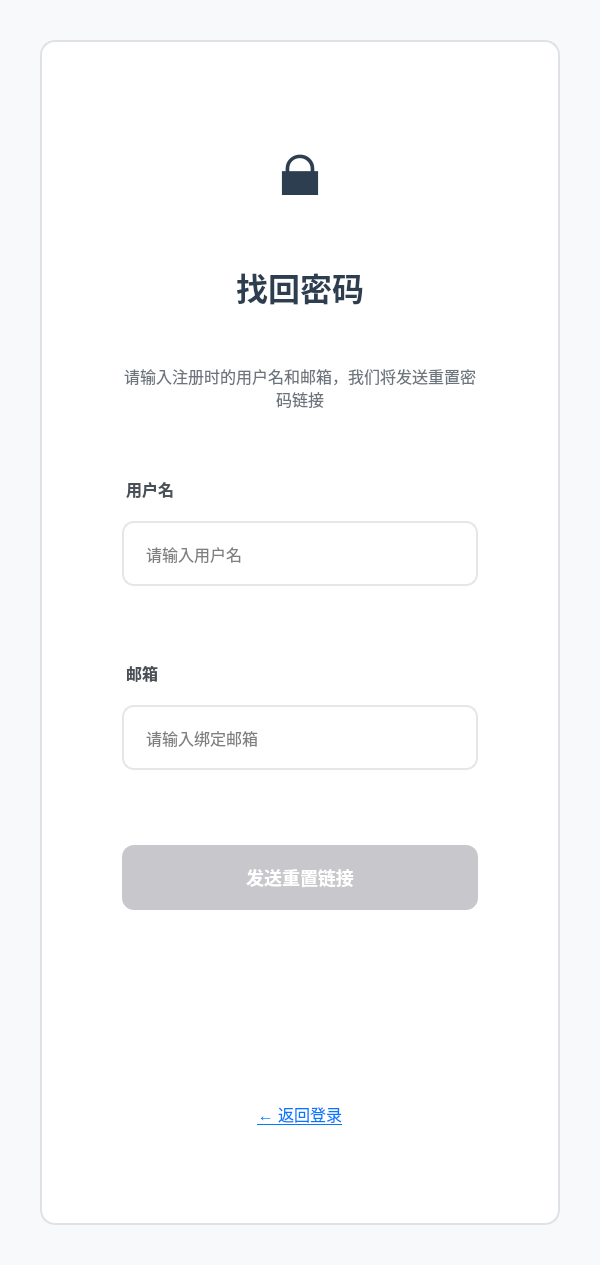
<?xml version="1.0" encoding="UTF-8"?>
<ui version="4.0">
 <class>ForgotPasswordDialog</class>
 <widget class="QDialog" name="ForgotPasswordDialog">
  <property name="geometry">
   <rect>
    <x>0</x>
    <y>0</y>
    <width>600</width>
    <height>700</height>
   </rect>
  </property>
  <property name="windowTitle">
   <string>HospAI - 忘记密码</string>
  </property>
  <property name="modal">
   <bool>true</bool>
  </property>
  <property name="styleSheet">
   <string>QDialog {
    background-color: #f8f9fa;
}

QFrame#resetContainer {
    background: white;
    border: 2px solid #dee2e6;
    border-radius: 15px;
    padding: 30px;
}

QLabel#logoLabel {
    font-size: 80px;
    color: #2c3e50;
    margin: 10px 0 15px 0;
    min-height: 90px;
}

QLabel#titleLabel {
    font-size: 32px;
    font-weight: bold;
    color: #2c3e50;
    margin: 10px 0 15px 0;
    min-height: 40px;
}

QLabel#subtitleLabel {
    font-size: 16px;
    color: #6c757d;
    margin: 10px 0 20px 0;
    line-height: 1.6;
    min-height: 50px;
}

QLabel#formLabel {
    font-size: 16px;
    font-weight: bold;
    color: #495057;
    margin: 15px 0 8px 0;
}

QLabel#usernameLabel {
    font-size: 16px;
    font-weight: bold;
    color: #495057;
    margin: 15px 0 8px 0;
}

QLabel#emailLabel {
    font-size: 16px;
    font-weight: bold;
    color: #495057;
    margin: 25px 0 8px 0;
}

QLineEdit {
    padding: 18px 20px;
    border: 2px solid #E5E5EA;
    border-radius: 12px;
    font-size: 16px;
    background-color: white;
    min-height: 25px;
    margin: 0 0 20px 0;
}

QLineEdit:focus {
    outline: none;
    border-color: #007AFF;
    background-color: #ffffff;
}

QLineEdit:hover {
    border-color: #B3B3BB;
}

QPushButton#resetBtn {
    width: 100%;
    background-color: #007AFF;
    color: white;
    border: none;
    border-radius: 12px;
    padding: 20px;
    font-size: 18px;
    font-weight: bold;
    margin: 25px 0 15px 0;
    min-height: 25px;
}

QPushButton#resetBtn:hover:enabled {
    background-color: #0056CC;
}

QPushButton#resetBtn:pressed:enabled {
    background-color: #004085;
}

QPushButton#resetBtn:disabled {
    background-color: #C7C7CC;
    color: #ffffff;
}

QPushButton#backLink {
    background: transparent;
    border: none;
    color: #007AFF;
    font-size: 16px;
    text-decoration: underline;
    padding: 12px;
    margin: 15px 0;
}

QPushButton#backLink:hover {
    color: #0056CC;
}

QLabel#messageLabel {
    padding: 15px 20px;
    border-radius: 10px;
    font-size: 16px;
    margin: 20px 0;
    min-height: 20px;
}

QLabel#messageLabel[type="success"] {
    background-color: #e8f5e8;
    color: #2e7d32;
    border: 1px solid #c8e6c9;
}

QLabel#messageLabel[type="error"] {
    background-color: #ffebee;
    color: #c62828;
    border: 1px solid #ffcdd2;
}
</string>
  </property>
  <layout class="QVBoxLayout" name="mainLayout">
   <property name="spacing">
    <number>0</number>
   </property>
   <property name="leftMargin">
    <number>40</number>
   </property>
   <property name="topMargin">
    <number>40</number>
   </property>
   <property name="rightMargin">
    <number>40</number>
   </property>
   <property name="bottomMargin">
    <number>40</number>
   </property>
   <item>
    <spacer name="topSpacer">
     <property name="orientation">
      <enum>Qt::Vertical</enum>
     </property>
     <property name="sizeType">
      <enum>QSizePolicy::Expanding</enum>
     </property>
     <property name="sizeHint" stdset="0">
      <size>
       <width>20</width>
       <height>40</height>
      </size>
     </property>
    </spacer>
   </item>
   <item>
    <widget class="QFrame" name="resetContainer">
     <property name="frameShape">
      <enum>QFrame::StyledPanel</enum>
     </property>
     <property name="frameShadow">
      <enum>QFrame::Raised</enum>
     </property>
     <layout class="QVBoxLayout" name="containerLayout">
      <property name="spacing">
       <number>30</number>
      </property>
      <property name="leftMargin">
       <number>50</number>
      </property>
      <property name="topMargin">
       <number>40</number>
      </property>
      <property name="rightMargin">
       <number>50</number>
      </property>
      <property name="bottomMargin">
       <number>40</number>
      </property>
      <item>
       <widget class="QLabel" name="logoLabel">
        <property name="text">
         <string>🔒</string>
        </property>
        <property name="alignment">
         <set>Qt::AlignCenter</set>
        </property>
       </widget>
      </item>
      <item>
       <widget class="QLabel" name="titleLabel">
        <property name="text">
         <string>找回密码</string>
        </property>
        <property name="alignment">
         <set>Qt::AlignCenter</set>
        </property>
       </widget>
      </item>
      <item>
       <widget class="QLabel" name="subtitleLabel">
        <property name="text">
         <string>请输入注册时的用户名和邮箱，我们将发送重置密码链接</string>
        </property>
        <property name="alignment">
         <set>Qt::AlignCenter</set>
        </property>
        <property name="wordWrap">
         <bool>true</bool>
        </property>
       </widget>
      </item>
      <item>
       <spacer name="headerSpacer">
        <property name="orientation">
         <enum>Qt::Vertical</enum>
        </property>
        <property name="sizeHint" stdset="0">
         <size>
          <width>20</width>
          <height>25</height>
         </size>
        </property>
       </spacer>
      </item>
      <item>
       <layout class="QVBoxLayout" name="formLayout">
        <property name="spacing">
         <number>30</number>
        </property>
        <item>
         <layout class="QVBoxLayout" name="usernameLayout">
          <property name="spacing">
           <number>12</number>
          </property>
          <item>
           <widget class="QLabel" name="usernameLabel">
            <property name="text">
             <string>用户名</string>
            </property>
           </widget>
          </item>
          <item>
           <widget class="QLineEdit" name="usernameEdit">
            <property name="placeholderText">
             <string>请输入用户名</string>
            </property>
           </widget>
          </item>
         </layout>
        </item>
        <item>
         <layout class="QVBoxLayout" name="emailLayout">
          <property name="spacing">
           <number>12</number>
          </property>
          <item>
           <widget class="QLabel" name="emailLabel">
            <property name="text">
             <string>邮箱</string>
            </property>
           </widget>
          </item>
          <item>
           <widget class="QLineEdit" name="emailEdit">
            <property name="placeholderText">
             <string>请输入绑定邮箱</string>
            </property>
           </widget>
          </item>
         </layout>
        </item>
       </layout>
      </item>
      <item>
       <spacer name="formSpacer">
        <property name="orientation">
         <enum>Qt::Vertical</enum>
        </property>
        <property name="sizeHint" stdset="0">
         <size>
          <width>20</width>
          <height>30</height>
         </size>
        </property>
       </spacer>
      </item>
      <item>
       <widget class="QPushButton" name="resetBtn">
        <property name="enabled">
         <bool>false</bool>
        </property>
        <property name="text">
         <string>发送重置链接</string>
        </property>
        <property name="default">
         <bool>true</bool>
        </property>
       </widget>
      </item>
      <item>
       <widget class="QLabel" name="messageLabel">
        <property name="text">
         <string/>
        </property>
        <property name="alignment">
         <set>Qt::AlignCenter</set>
        </property>
        <property name="wordWrap">
         <bool>true</bool>
        </property>
       </widget>
      </item>
      <item>
       <spacer name="messageSpacer">
        <property name="orientation">
         <enum>Qt::Vertical</enum>
        </property>
        <property name="sizeHint" stdset="0">
         <size>
          <width>20</width>
          <height>20</height>
         </size>
        </property>
       </spacer>
      </item>
      <item>
       <widget class="QPushButton" name="backLink">
        <property name="text">
         <string>← 返回登录</string>
        </property>
       </widget>
      </item>
     </layout>
    </widget>
   </item>
   <item>
    <spacer name="bottomSpacer">
     <property name="orientation">
      <enum>Qt::Vertical</enum>
     </property>
     <property name="sizeType">
      <enum>QSizePolicy::Expanding</enum>
     </property>
     <property name="sizeHint" stdset="0">
      <size>
       <width>20</width>
       <height>40</height>
      </size>
     </property>
    </spacer>
   </item>
  </layout>
 </widget>
 <resources/>
 <connections/>
</ui> 
